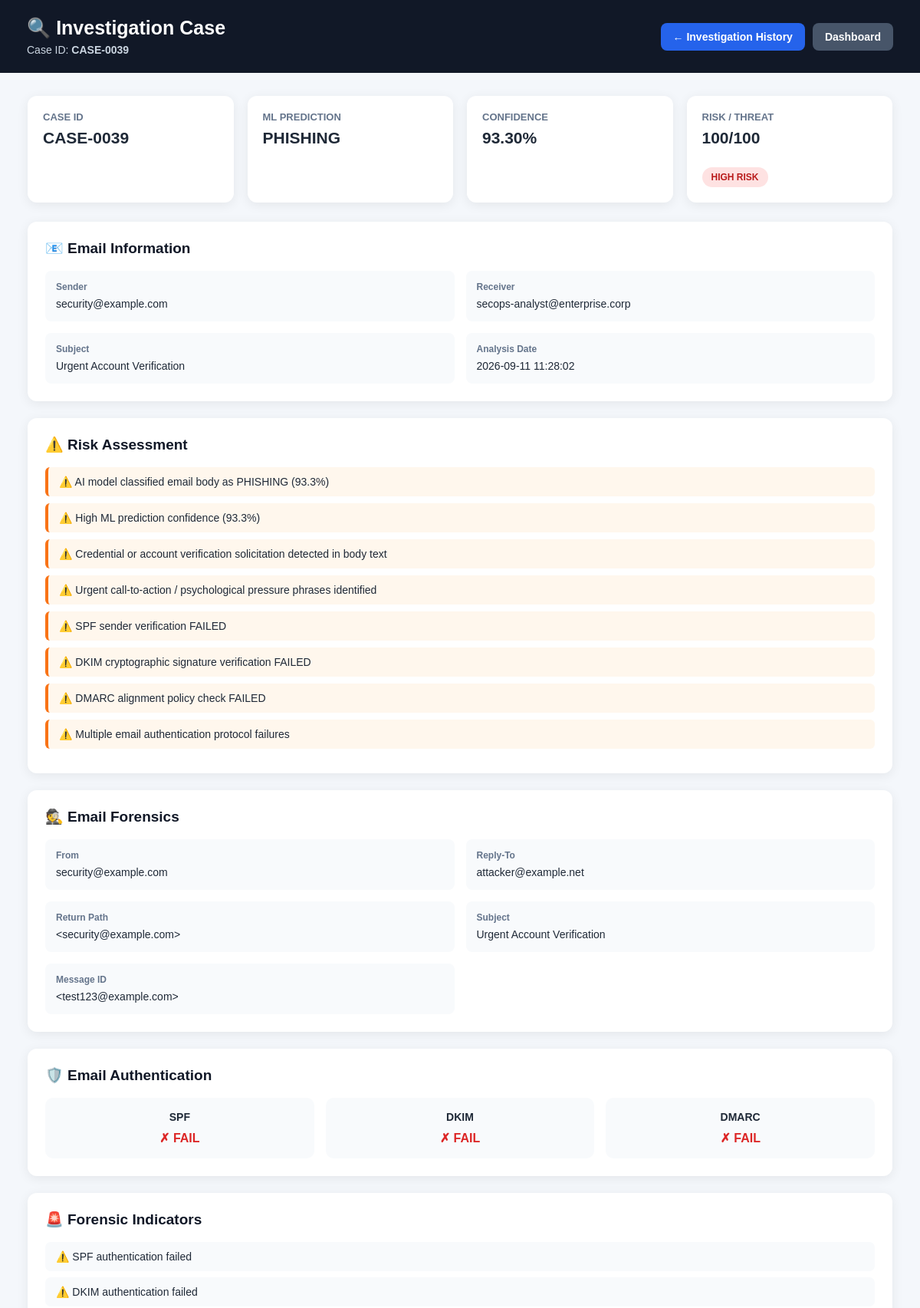
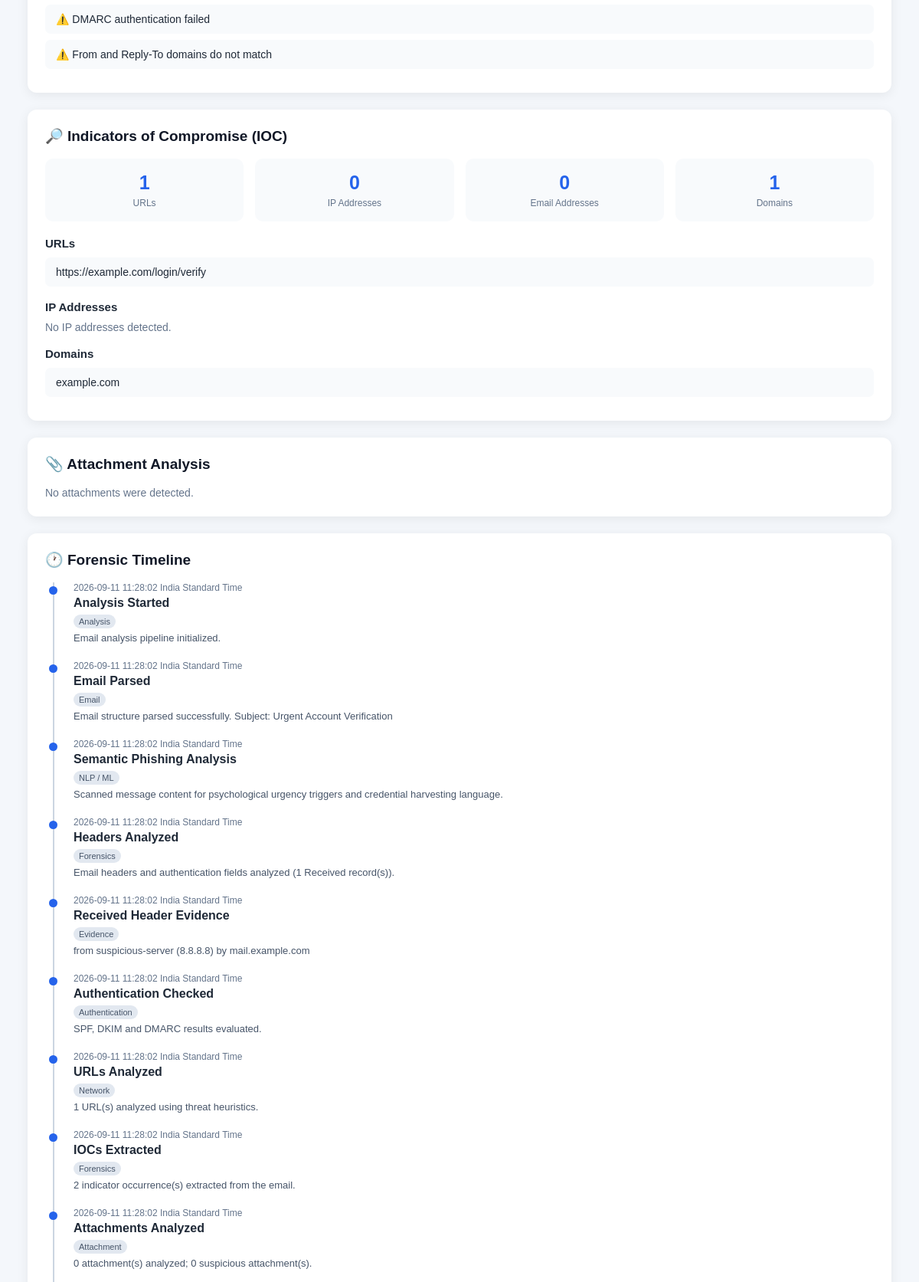
Page /case/CASE-0039 (upper part) on the committed database (2 pictures, top to bottom).
### tables this page shows
CREATE TABLE investigations (

            id INTEGER PRIMARY KEY AUTOINCREMENT,

            case_id TEXT UNIQUE NOT NULL,

            timestamp TEXT NOT NULL,

            sender TEXT,

            receiver TEXT,

            subject TEXT,

            prediction TEXT,

            confidence REAL,

            risk_score INTEGER,

            threat_level TEXT,

            risk_reasons TEXT,

            forensic_data TEXT,

            ioc_data TEXT,

            attachment_data TEXT,

            timeline_data TEXT
        );

### app.py (the view)
@app.route("/case/<case_id>", methods=["GET"])
def investigation_details(case_id):
    try:
        investigation = get_investigation(case_id)
        if not investigation:
            return "Investigation case not found.", 404
        return render_template("case_details.html", investigation=investigation)
    except Exception as e:
        return f"Unable to load investigation details: {e}", 500

### templates/case_details.html (shortened to what this page needs)
<!DOCTYPE html>
<html lang="en">
<head>
</head>
<body>
<header class="header">
    <div>
        <h1>🔍 Investigation Case</h1>
        <p>Case ID: <strong>{{ investigation.case_id }}</strong></p>
    </div>
    <div class="header-buttons">
        <a href="/history" class="btn history-btn">← Investigation History</a>
        <a href="/" class="btn dashboard-btn">Dashboard</a>
    </div>
</header>
<main class="container">
    {% set threat = (investigation.threat_level or "UNKNOWN")|lower %}
    <section class="summary">
        <div class="summary-card">
            <h4>CASE ID</h4>
            <div class="value">{{ investigation.case_id }}</div>
        </div>
        <div class="summary-card">
            <h4>ML PREDICTION</h4>
            <div class="value">{{ investigation.prediction or "UNKNOWN" }}</div>
        </div>
        <div class="summary-card">
            <h4>CONFIDENCE</h4>
            <div class="value">{{ "%.2f"|format(investigation.confidence|float) }}%</div>
        </div>
        <div class="summary-card">
            <h4>RISK / THREAT</h4>
            <div class="value">
                {{ investigation.risk_score or 0 }}/100
                <br><br>
                {% if "high" in threat %}
                    <span class="badge high">HIGH RISK</span>
                {% elif "medium" in threat %}
                    <span class="badge medium">MEDIUM RISK</span>
                {% elif "low" in threat %}
                    <span class="badge low">LOW RISK</span>
                {% else %}
                    <span class="badge unknown">UNKNOWN</span>
                {% endif %}
            </div>
        </div>
    </section>
    <section class="section">
        <h2>📧 Email Information</h2>
        <div class="info-grid">
            <div class="info-item">
                <strong>Sender</strong>
                <span>{{ investigation.sender or "N/A" }}</span>
            </div>
            <div class="info-item">
                <strong>Receiver</strong>
                <span>{{ investigation.receiver or "N/A" }}</span>
            </div>
            <div class="info-item">
                <strong>Subject</strong>
                <span>{{ investigation.subject or "No Subject" }}</span>
            </div>
            <div class="info-item">
                <strong>Analysis Date</strong>
                <span>{{ investigation.timestamp }}</span>
            </div>
        </div>
    </section>
    <section class="section">
        <h2>⚠️ Risk Assessment</h2>
        {% if investigation.risk_reasons %}
            {% for reason in investigation.risk_reasons %}
                <div class="reason">⚠️ {{ reason }}</div>
            {% endfor %}
        {% else %}
            <div class="safe-message">
                No major risk indicators were recorded.
            </div>
        {% endif %}
    </section>
    {% set forensic = investigation.forensic_data or {} %}
    <section class="section">
        <h2>🕵️ Email Forensics</h2>
        <div class="info-grid">
            <div class="info-item">
                <strong>From</strong>
                <span>{{ forensic.get("from", "N/A") }}</span>
            </div>
            <div class="info-item">
                <strong>Reply-To</strong>
                <span>{{ forensic.get("reply_to", "N/A") }}</span>
            </div>
            <div class="info-item">
                <strong>Return Path</strong>
                <span>{{ forensic.get("return_path", "N/A") }}</span>
            </div>
            <div class="info-item">
                <strong>Subject</strong>
                <span>{{ forensic.get("subject", "N/A") }}</span>
            </div>
            <div class="info-item">
                <strong>Message ID</strong>
                <span>{{ forensic.get("message_id", "N/A") }}</span>
            </div>
        </div>
    </section>
    <section class="section">
        <h2>🛡️ Email Authentication</h2>
        {% set spf = forensic.get("spf", "Not Found") %}
        {% set dkim = forensic.get("dkim", "Not Found") %}
        {% set dmarc = forensic.get("dmarc", "Not Found") %}
        <div class="auth-grid">
            <div class="auth-card">
                <h3>SPF</h3>
                {% if spf|string|lower == "pass" %}
                    <div class="pass">✓ PASS</div>
                {% elif spf|string|lower == "fail" %}
                    <div class="fail">✗ FAIL</div>
                {% else %}
                    <div class="not-found">{{ spf }}</div>
                {% endif %}
            </div>
            <div class="auth-card">
                <h3>DKIM</h3>
                {% if dkim|string|lower == "pass" %}
                    <div class="pass">✓ PASS</div>
                {% elif dkim|string|lower == "fail" %}
                    <div class="fail">✗ FAIL</div>
                {% else %}
                    <div class="not-found">{{ dkim }}</div>
                {% endif %}
            </div>
            <div class="auth-card">
                <h3>DMARC</h3>
                {% if dmarc|string|lower == "pass" %}
                    <div class="pass">✓ PASS</div>
                {% elif dmarc|string|lower == "fail" %}
                    <div class="fail">✗ FAIL</div>
                {% else %}
                    <div class="not-found">{{ dmarc }}</div>
                {% endif %}
            </div>
        </div>
    </section>
    <section class="section">
        <h2>🚨 Forensic Indicators</h2>
        {% set indicators = forensic.get("indicators", []) %}
        {% if indicators %}
            <ul class="data-list">
                {% for indicator in indicators %}
                    <li>⚠️ {{ indicator }}</li>
                {% endfor %}
            </ul>
        {% else %}
            <p class="empty-data">No forensic indicators recorded.</p>
        {% endif %}
    </section>
    {% set iocs = investigation.ioc_data or {} %}
    <section class="section">
        <h2>🔎 Indicators of Compromise (IOC)</h2>
        <div class="ioc-grid">
            <div class="ioc-card">
                <div class="number">{{ iocs.get("url_count", 0) }}</div>
                <div class="label">URLs</div>
            </div>
            <div class="ioc-card">
                <div class="number">{{ iocs.get("ip_count", 0) }}</div>
                <div class="label">IP Addresses</div>
            </div>
            <div class="ioc-card">
                <div class="number">{{ iocs.get("email_count", 0) }}</div>
                <div class="label">Email Addresses</div>
            </div>
            <div class="ioc-card">
                <div class="number">{{ iocs.get("domain_count", 0) }}</div>
                <div class="label">Domains</div>
            </div>
        </div>
        <h3>URLs</h3>
        {% if iocs.get("urls") %}
            <ul class="data-list">
                {% for url in iocs.get("urls", []) %}
                    <li>{{ url }}</li>
                {% endfor %}
            </ul>
        {% else %}
            <p class="empty-data">No URLs detected.</p>
        {% endif %}
        <h3>IP Addresses</h3>
        {% if iocs.get("ips") %}
            <ul class="data-list">
                {% for ip in iocs.get("ips", []) %}
                    <li>{{ ip }}</li>
                {% endfor %}
            </ul>
        {% else %}
            <p class="empty-data">No IP addresses detected.</p>
        {% endif %}
        <h3>Domains</h3>
        {% if iocs.get("domains") %}
            <ul class="data-list">
                {% for domain in iocs.get("domains", []) %}
                    <li>{{ domain }}</li>
                {% endfor %}
            </ul>
        {% else %}
            <p class="empty-data">No domains detected.</p>
        {% endif %}
    </section>
    {% set attachments = investigation.attachment_data or {} %}
    {% set attachment_list = attachments.get("attachments", []) %}
    <section class="section">
        <h2>📎 Attachment Analysis</h2>
        {% if attachment_list %}
            {% for attachment in attachment_list %}
                <div class="attachment">
                    <strong>
                        {{ attachment.get("filename", "Unknown File") }}
                    </strong>
                    <p>
                        MIME Type:
                        {{ attachment.get("mime_type", "N/A") }}
                    </p>
                    <p>
                        Size:
                        {{ attachment.get("size", 0) }} bytes
                    </p>
                    <p>
                        Extension:
                        {{ attachment.get("extension", "N/A") }}
                    </p>
                    <p>
                        Risk Score:
                        {{ attachment.get("risk_score", 0) }}/100
                    </p>
                    <div class="attachment-risk">
                        Risk:
                        <strong>
                            {{ attachment.get("risk", "UNKNOWN") }}
                        </strong>
                    </div>
                    {% if attachment.get("double_extension") %}
                        <p>⚠️ Double extension detected</p>
                    {% endif %}
                    {% if attachment.get("indicators") %}
                        <p>
                            Indicators:
                            {{ attachment.get("indicators")|join(", ") }}
                        </p>
                    {% endif %}
                </div>
            {% endfor %}
        {% else %}
            <p class="empty-data">
                No attachments were detected.
            </p>
        {% endif %}
    </section>
    {% set timeline = investigation.timeline_data or [] %}
    <section class="section">
        <h2>🕐 Forensic Timeline</h2>
        {% if timeline %}
            <div class="timeline">
                {% for event in timeline %}
                    <div class="timeline-item">
                        <div class="timeline-time">
                            {{ event.get("timestamp", "N/A") }}
                        </div>
                        <div class="timeline-event">
                            {{ event.get("event", "Analysis Event") }}
                        </div>
                        <div class="timeline-category">
                            {{ event.get("category", "Analysis") }}
                        </div>
                        <div class="timeline-description">
                            {{ event.get("description", "") }}
                        </div>
                    </div>
                {% endfor %}
            </div>
        {% else %}
            <p class="empty-data">
                No forensic timeline events recorded.
            </p>
        {% endif %}
    </section>
</main>
</body>
</html>

### rows in the picture
investigations: case_id "CASE-0039", prediction "PHISHING", confidence "93.30", risk_score "100", sender "security@example.com", receiver "secops-analyst@enterprise.corp", subject "Urgent Account Verification", timestamp "2026-09-11 11:28:02", get "security@example.com", get "Urgent Account Verification"

### other values in the picture
{{ reason }} "AI model classified email body as PHISHING (93.3%)" "High ML prediction confidence (93.3%)" "Credential or account verification solicitation detected in body text" "Urgent call-to-action / psychological pressure phrases identified" "SPF sender verification FAILED" "DKIM cryptographic signature verification FAILED" "DMARC alignment policy check FAILED" "Multiple email authentication protocol failures"
{{ forensic.get("reply_to", "N/A") }} "attacker@example.net"
{{ forensic.get("return_path", "N/A") }} "<security@example.com>"
{{ forensic.get("message_id", "N/A") }} "<test123@example.com>"
{{ indicator }} "SPF authentication failed" "DKIM authentication failed" "DMARC authentication failed" "From and Reply-To domains do not match"
{{ iocs.get("url_count", 0) }} "1"
{{ iocs.get("ip_count", 0) }} "0"
{{ iocs.get("email_count", 0) }} "0"
{{ iocs.get("domain_count", 0) }} "1"
{{ url }} "https://example.com/login/verify"
{{ domain }} "example.com"
{{ event.get("timestamp", "N/A") }} "2026-09-11 11:28:02 India Standard Time" "2026-09-11 11:28:02 India Standard Time" "2026-09-11 11:28:02 India Standard Time" "2026-09-11 11:28:02 India Standard Time" "2026-09-11 11:28:02 India Standard Time" "2026-09-11 11:28:02 India Standard Time" "2026-09-11 11:28:02 India Standard Time" "2026-09-11 11:28:02 India Standard Time" "2026-09-11 11:28:02 India Standard Time"
{{ event.get("event", "Analysis Event") }} "Analysis Started" "Email Parsed" "Semantic Phishing Analysis" "Headers Analyzed" "Received Header Evidence" "Authentication Checked" "URLs Analyzed" "IOCs Extracted" "Attachments Analyzed"
{{ event.get("category", "Analysis") }} "Analysis" "Email" "NLP / ML" "Forensics" "Evidence" "Authentication" "Network" "Forensics" "Attachment"
{{ event.get("description", "") }} "Email analysis pipeline initialized." "Email structure parsed successfully. Subject: Urgent Account Verification" "Scanned message content for psychological urgency triggers and credential harvesting language." "Email headers and authentication fields analyzed (1 Received record(s))." "from suspicious-server (8.8.8.8) by mail.example.com" "SPF, DKIM and DMARC results evaluated." "1 URL(s) analyzed using threat heuristics." "2 indicator occurrence(s) extracted from the email." "0 attachment(s) analyzed; 0 suspicious attachment(s)."
